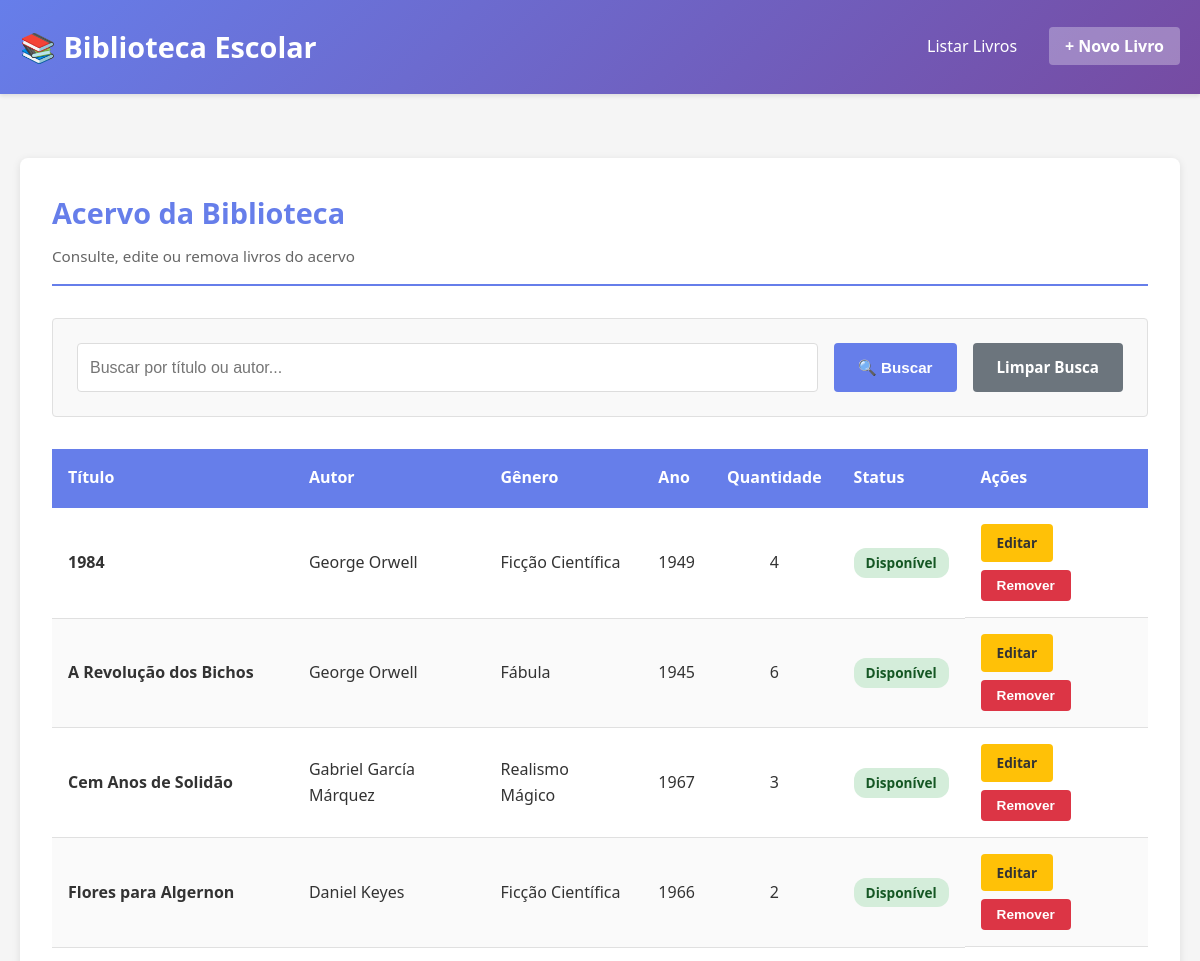
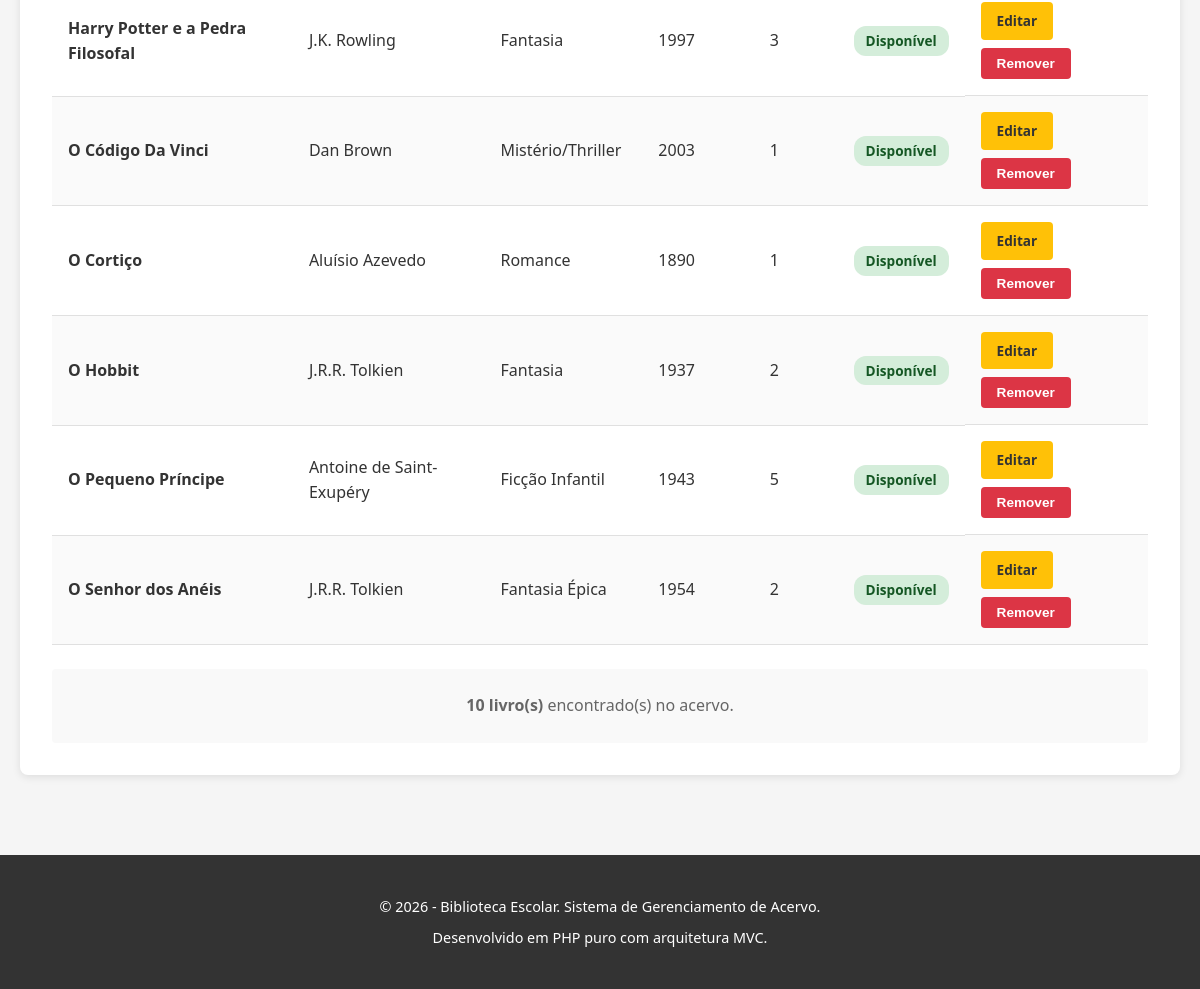
The page / on the database its author committed (2 pictures, top to bottom).
### tables this page shows
CREATE TABLE livros (
    id INT NOT NULL AUTO_INCREMENT PRIMARY KEY COMMENT 'ID único do livro',
    
    titulo VARCHAR(255) NOT NULL COMMENT 'Título do livro',
    
    autor VARCHAR(255) NOT NULL COMMENT 'Autor do livro',
    
    genero VARCHAR(100) NOT NULL COMMENT 'Gênero literário',
    
    ano_publicacao INT NOT NULL COMMENT 'Ano de publicação do livro',
    
    quantidade INT NOT NULL DEFAULT 0 COMMENT 'Quantidade de exemplares disponíveis',
    
    created_at TIMESTAMP DEFAULT CURRENT_TIMESTAMP COMMENT 'Data/hora de criação do registro',
    
    updated_at TIMESTAMP DEFAULT CURRENT_TIMESTAMP 
               ON UPDATE CURRENT_TIMESTAMP COMMENT 'Data/hora da última atualização',
    
     
    INDEX idx_titulo (titulo),
    INDEX idx_autor (autor),
    INDEX idx_ano_publicacao (ano_publicacao),
    
     
    FULLTEXT INDEX ft_titulo_autor (titulo, autor)
);

### controllers/LivroController.php (called while the page is built, shortened)
<?php
class LivroController
{
    private Livro $livro;
    public function __construct()
    {
        require_once __DIR__ . '/../models/Livro.php';
        $this->livro = new Livro();
    }
    public function index(): void
    {
        $livros = $this->livro->all();
        require_once __DIR__ . '/../views/livros/index.php';
    }
}

### public/index.php (called while the page is built, shortened)
<?php
require_once APP_ROOT . '/config/database.php';
require_once APP_ROOT . '/controllers/LivroController.php';
try {
    $action = filter_input(INPUT_GET, 'action', FILTER_SANITIZE_STRING) ?? 'index';
    $controller = new LivroController();
    $controller->$action();
} catch (Exception $e) {
    error_log('Erro na aplicação: ' . $e->getMessage());
    $_SESSION['flash'] = [
        'mensagem' => 'Ocorreu um erro ao processar sua requisição. Tente novamente.',
        'tipo' => 'erro',
    ];
    header('Location: index.php?action=index');
    exit;
}

### config/database.php (called while the page is built, shortened)
<?php
class Database
{
    private static ?PDO $instance = null;
    public static function getInstance(): PDO
    {
        if (self::$instance === null) {
            try {
                $host = 'localhost';
                $dbname = 'biblioteca';
                $username = 'root';
                $password = '';
                $port = 3306;
                $dsn = "mysql:host={$host};port={$port};dbname={$dbname};charset=utf8mb4";
                self::$instance = new PDO(
                    $dsn,
                    $username,
                    $password,
                    [
                        PDO::ATTR_ERRMODE => PDO::ERRMODE_EXCEPTION,
                        PDO::ATTR_DEFAULT_FETCH_MODE => PDO::FETCH_OBJ,
                        PDO::ATTR_EMULATE_PREPARES => false,
                    ]
                );
            } catch (PDOException $e) {
                error_log('Erro de conexão com banco de dados: ' . $e->getMessage());
                throw new Exception('Erro ao conectar com o banco de dados. Tente novamente mais tarde.');
            }
        }
        return self::$instance;
    }
}

### models/Livro.php (called while the page is built, shortened)
<?php
class Livro
{
    private PDO $db;
    public int $quantidade = 0;
    public function __construct()
    {
        require_once __DIR__ . '/../config/database.php';
        $this->db = Database::getInstance();
    }
    public function all(): array
    {
        try {
            $sql = 'SELECT * FROM livros ORDER BY titulo ASC';
            $stmt = $this->db->prepare($sql);
            $stmt->execute();
            $livros = [];
            while ($row = $stmt->fetch(PDO::FETCH_OBJ)) {
                $livros[] = $this->hydrateFromObject($row);
            }
            return $livros;
        } catch (PDOException $e) {
            error_log('Erro ao buscar livros: ' . $e->getMessage());
            return [];
        }
    }
    private function hydrateFromObject(object $row): Livro
    {
        $livro = new Livro();
        $livro->id = (int)$row->id;
        $livro->titulo = $row->titulo;
        $livro->autor = $row->autor;
        $livro->genero = $row->genero;
        $livro->ano_publicacao = (int)$row->ano_publicacao;
        $livro->quantidade = (int)$row->quantidade;
        $livro->created_at = $row->created_at;
        $livro->updated_at = $row->updated_at;
        return $livro;
    }
    public function getStatus(): string
    {
        return $this->quantidade > 0 ? 'Disponível' : 'Indisponível';
    }
}

### views/livros/index.php (the view, shortened to what this page needs)
<?php
require_once __DIR__ . '/../layout/header.php';
?>
<section class="secao-principal">
    <div class="titulo-secao">
        <h2>Acervo da Biblioteca</h2>
        <p class="subtitulo">Consulte, edite ou remova livros do acervo</p>
    </div>
    <div class="caixa-busca">
        <form method="GET" action="index.php" class="formulario-busca">
            <div class="campo-busca">
                <input
                    type="text"
                    name="termo"
                    placeholder="Buscar por título ou autor..."
                    class="input-busca"
                    value="<?php echo isset($_GET['termo']) ? htmlspecialchars($_GET['termo']) : ''; ?>"
                >
                <button type="submit" class="btn btn-primario">🔍 Buscar</button>
                <a href="index.php?action=index" class="btn btn-secundario">Limpar Busca</a>
            </div>
        </form>
    </div>
    <?php if (empty($livros)): ?>
        <div class="mensagem-vazia">
            <p>Nenhum livro encontrado no acervo.</p>
            <a href="index.php?action=create" class="btn btn-primario">Cadastrar Primeiro Livro</a>
        </div>
    <?php else: ?>
        <div class="tabela-responsiva">
            <table class="tabela">
                <thead>
                    <tr>
                        <th>Título</th>
                        <th>Autor</th>
                        <th>Gênero</th>
                        <th>Ano</th>
                        <th>Quantidade</th>
                        <th>Status</th>
                        <th>Ações</th>
                    </tr>
                </thead>
                <tbody>
                    <?php foreach ($livros as $livro): ?>
                        <tr class="linha-livro">
                            <td class="titulo-livro"><?php echo htmlspecialchars($livro->titulo); ?></td>
                            <td><?php echo htmlspecialchars($livro->autor); ?></td>
                            <td><?php echo htmlspecialchars($livro->genero); ?></td>
                            <td class="ano"><?php echo htmlspecialchars($livro->ano_publicacao); ?></td>
                            <td class="quantidade"><?php echo htmlspecialchars($livro->quantidade); ?></td>
                            <td>
                                <span class="badge badge-<?php echo $livro->getStatus() === 'Disponível' ? 'sucesso' : 'aviso'; ?>">
                                    <?php echo htmlspecialchars($livro->getStatus()); ?>
                                </span>
                            </td>
                            <td class="acoes">
                                <a href="index.php?action=edit&id=<?php echo $livro->id; ?>" class="btn btn-pequeno btn-editar">Editar</a>
                                <form
                                    method="POST"
                                    action="index.php?action=delete"
                                    class="formulario-delete"
                                    onsubmit="return confirm('Tem certeza que deseja remover este livro?');"
                                >
                                    <button type="submit" class="btn btn-pequeno btn-deletar">Remover</button>
                                </form>
                            </td>
                        </tr>
                    <?php endforeach; ?>
                </tbody>
            </table>
        </div>
        <div class="resumo">
            <p><strong><?php echo count($livros); ?> livro(s)</strong> encontrado(s) no acervo.</p>
        </div>
    <?php endif; ?>
</section>
<?php
require_once __DIR__ . '/../layout/footer.php';
?>

### views/layout/header.php (shortened to what this page needs)
<!DOCTYPE html>
<html lang="pt-BR">
<head>
    <link rel="stylesheet" href="public/css/style.css">
</head>
<body>
    <header class="cabecalho">
        <div class="container">
            <h1 class="logo">📚 Biblioteca Escolar</h1>
            <nav class="navegacao">
                <ul class="menu">
                    <li><a href="index.php?action=index" class="link-menu">Listar Livros</a></li>
                    <li><a href="index.php?action=create" class="link-menu btn-criar">+ Novo Livro</a></li>
                </ul>
            </nav>
        </div>
    </header>
    <main class="conteudo-principal">
        <div class="container">

### views/layout/footer.php (shortened to what this page needs)
        </div>
    </main>
    <footer class="rodape">
        <div class="container">
            <p>&copy; <?php echo date('Y'); ?> - Biblioteca Escolar. Sistema de Gerenciamento de Acervo.</p>
            <p>Desenvolvido em PHP puro com arquitetura MVC.</p>
        </div>
    </footer>
</body>
</html>

### public/css/style.css (style rules this page uses)
* { margin: 0; padding: 0; box-sizing: border-box; }
html { font-size: 16px; scroll-behavior: smooth; }
body { font-family: 'Segoe UI', Tahoma, Geneva, Verdana, sans-serif; line-height: 1.6; color: #333; background-color: #f5f5f5; }
.container { max-width: 1200px; margin: 0 auto; padding: 0 20px; }
.cabecalho { background: linear-gradient(135deg, #667eea 0%, #764ba2 100%); color: white; padding: 1.5rem 0; box-shadow: 0 2px 4px rgba(0, 0, 0, 0.1); margin-bottom: 2rem; }
.cabecalho .container { display: flex; justify-content: space-between; align-items: center; }
.logo { font-size: 1.8rem; font-weight: bold; text-decoration: none; color: white; }
.navegacao { flex: 1; text-align: right; }
.menu { list-style: none; display: flex; gap: 1rem; justify-content: flex-end; }
.link-menu { color: white; text-decoration: none; padding: 0.5rem 1rem; border-radius: 4px; transition: background-color 0.3s ease; }
.link-menu.btn-criar { background-color: rgba(255, 255, 255, 0.3); font-weight: bold; }
.conteudo-principal { min-height: calc(100vh - 200px); padding: 2rem 0; }
.secao-principal, .secao-formulario { background-color: white; border-radius: 8px; padding: 2rem; box-shadow: 0 2px 8px rgba(0, 0, 0, 0.1); }
.titulo-secao { margin-bottom: 2rem; border-bottom: 2px solid #667eea; padding-bottom: 1rem; }
.titulo-secao h2 { font-size: 1.8rem; color: #667eea; margin-bottom: 0.5rem; }
.subtitulo { color: #666; font-size: 0.95rem; }
.caixa-busca { margin-bottom: 2rem; background-color: #f9f9f9; padding: 1.5rem; border-radius: 4px; border: 1px solid #e0e0e0; }
.formulario-busca { display: flex; flex-direction: column; }
.campo-busca { display: flex; gap: 1rem; flex-wrap: wrap; }
.input-busca { flex: 1; min-width: 250px; padding: 0.75rem; border: 1px solid #ddd; border-radius: 4px; font-size: 1rem; transition: border-color 0.3s; }
.tabela-responsiva { overflow-x: auto; margin-bottom: 1.5rem; }
.tabela { width: 100%; border-collapse: collapse; background-color: white; }
.tabela thead { background-color: #667eea; color: white; }
.tabela th { padding: 1rem; text-align: left; font-weight: 600; border-bottom: 2px solid #667eea; }
.tabela td { padding: 1rem; border-bottom: 1px solid #e0e0e0; }
.tabela tbody tr:nth-child(even) { background-color: #fafafa; }
.titulo-livro { font-weight: 600; color: #333; }
.ano, .quantidade { text-align: center; }
.acoes { display: flex; gap: 0.5rem; flex-wrap: wrap; }
.formulario-delete { display: inline; }
.btn { display: inline-flex; align-items: center; justify-content: center; padding: 0.75rem 1.5rem; border: none; border-radius: 4px; font-size: 0.95rem; font-weight: 600; text-decoration: none; cursor: pointer; transition: all 0.3s ease; white-space: nowrap; }
.btn-primario { background-color: #667eea; color: white; }
.btn-secundario { background-color: #6c757d; color: white; }
.btn-editar { background-color: #ffc107; color: #333; }
.btn-deletar { background-color: #dc3545; color: white; }
.btn-pequeno { padding: 0.5rem 1rem; font-size: 0.85rem; }
.badge { display: inline-block; padding: 0.25rem 0.75rem; border-radius: 12px; font-size: 0.85rem; font-weight: 600; text-align: center; }
.badge-sucesso { background-color: #d4edda; color: #155724; }
.resumo { text-align: center; padding: 1.5rem; background-color: #f9f9f9; border-radius: 4px; color: #666; }
.rodape { background-color: #333; color: white; text-align: center; padding: 2rem; margin-top: 3rem; }
.rodape p { margin: 0.5rem 0; font-size: 0.9rem; }

### rows shown on the page
livros: titulo "1984", autor "George Orwell", genero "Ficção Científica", ano_publicacao "1949", quantidade "4", quantidade "Disponível"
livros: titulo "A Revolução dos Bichos", autor "George Orwell", genero "Fábula", ano_publicacao "1945", quantidade "6", quantidade "Disponível"
livros: titulo "Cem Anos de Solidão", autor "Gabriel García Márquez", genero "Realismo Mágico", ano_publicacao "1967", quantidade "3", quantidade "Disponível"
livros: titulo "Flores para Algernon", autor "Daniel Keyes", genero "Ficção Científica", ano_publicacao "1966", quantidade "2", quantidade "Disponível"
livros: titulo "Harry Potter e a Pedra Filosofal", autor "J.K. Rowling", genero "Fantasia", ano_publicacao "1997", quantidade "3", quantidade "Disponível"
livros: titulo "O Código Da Vinci", autor "Dan Brown", genero "Mistério/Thriller", ano_publicacao "2003", quantidade "1", quantidade "Disponível"
livros: titulo "O Cortiço", autor "Aluísio Azevedo", genero "Romance", ano_publicacao "1890", quantidade "1", quantidade "Disponível"
livros: titulo "O Hobbit", autor "J.R.R. Tolkien", genero "Fantasia", ano_publicacao "1937", quantidade "2", quantidade "Disponível"
livros: titulo "O Pequeno Príncipe", autor "Antoine de Saint-Exupéry", genero "Ficção Infantil", ano_publicacao "1943", quantidade "5", quantidade "Disponível"
livros: titulo "O Senhor dos Anéis", autor "J.R.R. Tolkien", genero "Fantasia Épica", ano_publicacao "1954", quantidade "2", quantidade "Disponível"

### other values the page prints
count($livros) "10"
